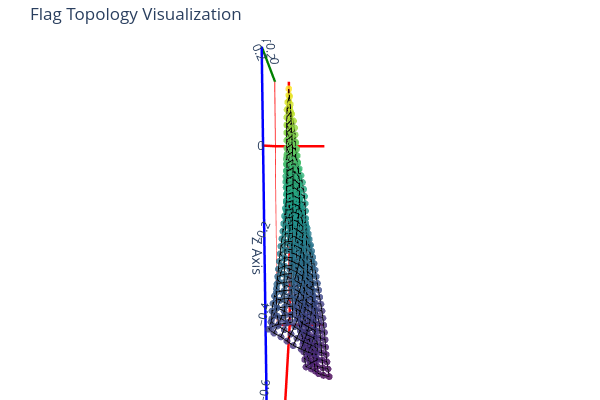

The cell this chart's notebook holds for it:
### Code cell
visualize_flag_vertices("001_008", use_topology=True)

### Figure 1 — Plotly figure (JSON) as saved in the notebook; plotly's stock layout.template omitted (floating-point values rounded to 4 significant figures; data arrays with more than 128 entries replaced by an {"elided": "..."} marker saying what was removed)
{"data": [{"line": {"color": "black", "width": 2}, "mode": "lines", "name": "Mesh Edges", "type": "scatter3d", "x": {"elided": "6900 float values"}, "y": {"elided": "6900 float values"}, "z": {"elided": "6900 float values"}}, {"marker": {"color": {"elided": "600 float values"}, "colorscale": [[0, "#440154"], [0.1111, "#482878"], [0.2222, "#3e4989"], [0.3333, "#31688e"], [0.4444, "#26828e"], [0.5556, "#1f9e89"], [0.6667, "#35b779"], [0.7778, "#6ece58"], [0.8889, "#b5de2b"], [1, "#fde725"]], "opacity": 0.8, "size": 4}, "mode": "markers", "name": "Vertices", "type": "scatter3d", "x": {"elided": "600 float values"}, "y": {"elided": "600 float values"}, "z": {"elided": "600 float values"}}], "layout": {"height": 400, "margin": {"b": 0, "l": 0, "r": 0, "t": 40}, "scene": {"aspectmode": "data", "camera": {"center": {"x": 0, "y": 0, "z": 0}, "eye": {"x": 0, "y": -3, "z": 0.5}, "up": {"x": 0, "y": 0, "z": 1}}, "xaxis": {"linecolor": "red", "linewidth": 5, "showbackground": false, "showgrid": false, "showline": true, "title": {"text": "X Axis"}, "zeroline": true, "zerolinecolor": "red", "zerolinewidth": 5}, "yaxis": {"linecolor": "green", "linewidth": 5, "showbackground": false, "showgrid": false, "showline": true, "title": {"text": "Y Axis"}, "zeroline": true, "zerolinecolor": "red", "zerolinewidth": 5}, "zaxis": {"linecolor": "blue", "linewidth": 5, "showbackground": false, "showgrid": false, "showline": true, "title": {"text": "Z Axis"}, "zeroline": true, "zerolinecolor": "red", "zerolinewidth": 5}}, "showlegend": false, "title": {"text": "Flag Topology Visualization"}, "width": 600}}
